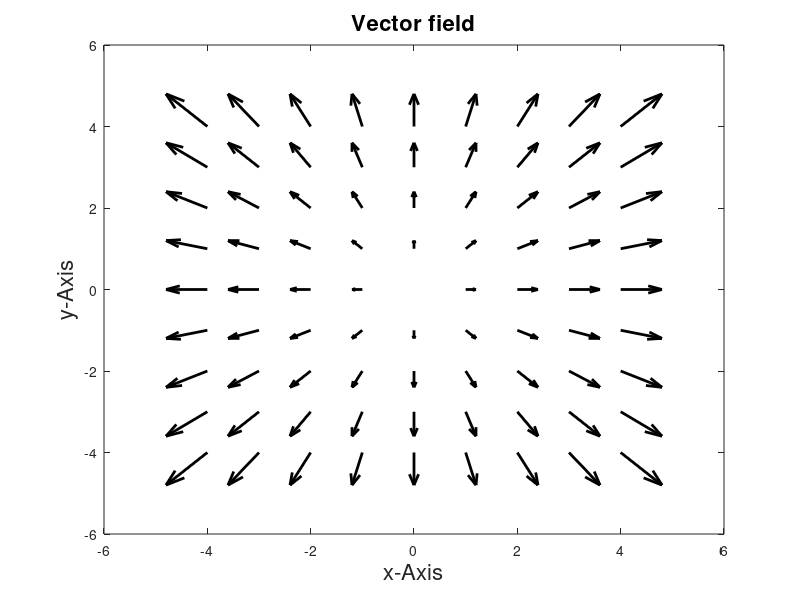

Here is the MATLAB script that generated this plot:
% plot vector field

clear all;
close all;

%set(0, 'DefaultAxesFontSize', 16);

[x,y] = meshgrid(-4:1:4,-4:1:4);
u=x;
v=y;
f = quiver(x,y,u,v,'LineWidth',2,'Color','k')

title('Vector field', 'fontsize', 16, 'fontweight', 'b');
xlabel('x-Axis', 'fontsize', 16);
ylabel('y-Axis', 'fontsize', 16);

saveas(f,'../../../images/VectorField.eps','epsc2');